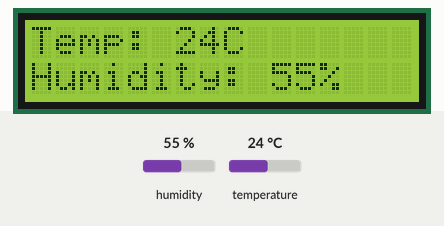
This sketch was run on a simulated Arduino Uno, built with avr-gcc and run on an emulated ATmega328P. Parts: 16×2 character LCD. Wiring (inferred from the names in the program): DHT11 sensor: data pin 4. Inputs (shaded band) come from the test bench; at power-on: humidity 55 %, temperature 24 °C. What the sketch prints to the serial monitor is not drawn.

Above: at 1.2 s.
1.3 s: humidity set to 40 %
At 2.8 s:
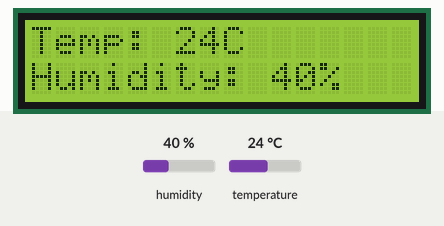
4.0 s: temperature set to 12 °C
At 4.8 s:
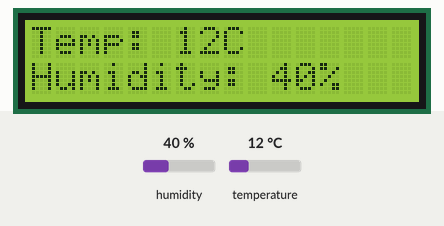
6.7 s: humidity set to 88 %
At 8.8 s:
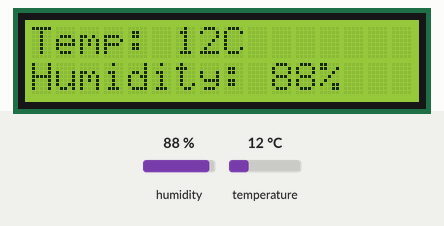
9.9 s: temperature set to 19 °C
At 10.8 s:
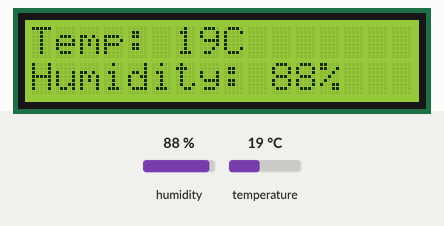
12.6 s: humidity set to 22 %
At 14.8 s:
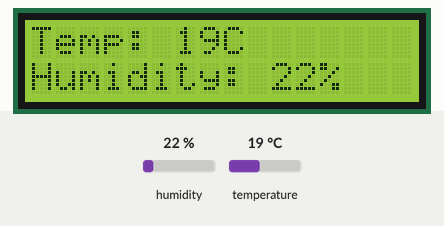
Timing chart, 0 to 16.3 s (numbered marks = the images above; inputs shaded):
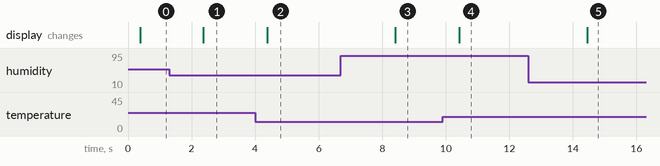

Measured:
- after the input at 1.3 s, the display: changes after 1.1 s (image 1)
- after the input at 4.0 s, the display: changes after 0.39 s (image 2)
- after the input at 6.7 s, the display: changes after 1.7 s (image 3)
- after the input at 9.9 s, the display: changes after 0.52 s (image 4)
- after the input at 12.6 s, the display: changes after 1.9 s (image 5)

The sketch:

dht11_lcd.ino
```cpp
//DHT11 Sensor:
#include "DHT.h"
#define DHTPIN 4     // pin to data connection
#define DHTTYPE DHT11   // DHT 11

DHT dht(DHTPIN, DHTTYPE);

//Libraries:
#include <Wire.h> // Comes with Arduino IDE
#include <LiquidCrystal_I2C.h>
#include <Adafruit_Sensor.h>

// Set the LCD I2C address
LiquidCrystal_I2C lcd(0x3F, 2, 1, 0, 4, 5, 6, 7, 3, POSITIVE);


void setup() {
  Serial.begin(9600);
  lcd.begin(16,2);
  Serial.println("Temp and Humidity Sensor Test"); // printing in the port monitor
  dht.begin(); // excitation of DHT11 sensor working
}

void loop() {
  // Reading temperature or humidity takes about 250 milliseconds!
  // Sensor readings may also be up to 2 seconds 'old' (its a very slow sensor)
  int h = dht.readHumidity();
  int t = dht.readTemperature();

  // set the cursor to (0,0):
  lcd.setCursor(0, 0); // position setting for the temperature on the LCD display
  // print from 0 to 9:

   lcd.print("Temp: ");
   lcd.print(t);
   lcd.print("C");

  // set the cursor to (16,1): // position setting for the humidity on the LCD display
  lcd.setCursor(0,1);
  lcd.print("Humidity: ");
  lcd.print(h);
  lcd.print("%");

  // printing values on the LCD display
  Serial.print("Temp: ");
  Serial.print(t);
  Serial.print("C, Humidity: ");
  Serial.print(h);
  Serial.println("%");

}
```
